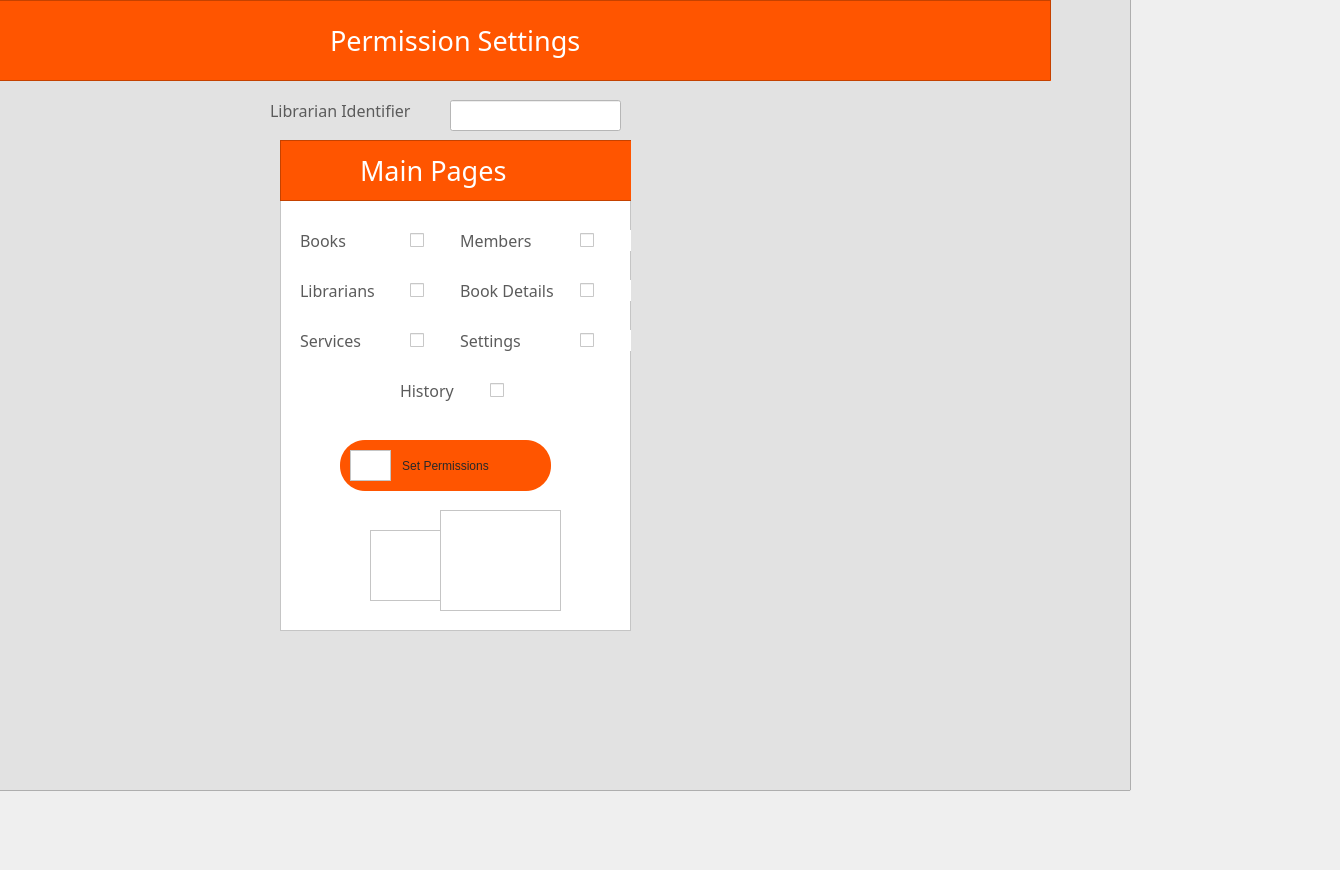
      <widget class="QWidget" name="tab_28">
       <attribute name="title">
        <string>Add permissions</string>
       </attribute>
       <widget class="QFrame" name="frame_132">
        <property name="geometry">
         <rect>
          <x>-200</x>
          <y>-70</y>
          <width>1331</width>
          <height>861</height>
         </rect>
        </property>
        <property name="styleSheet">
         <string notr="true">background-color: rgb(226, 226, 226);</string>
        </property>
        <property name="frameShape">
         <enum>QFrame::StyledPanel</enum>
        </property>
        <property name="frameShadow">
         <enum>QFrame::Raised</enum>
        </property>
        <widget class="QFrame" name="frame_133">
         <property name="geometry">
          <rect>
           <x>160</x>
           <y>70</y>
           <width>1091</width>
           <height>81</height>
          </rect>
         </property>
         <property name="styleSheet">
          <string notr="true">background-color: rgb(255, 85, 0);</string>
         </property>
         <property name="frameShape">
          <enum>QFrame::StyledPanel</enum>
         </property>
         <property name="frameShadow">
          <enum>QFrame::Raised</enum>
         </property>
         <widget class="QLabel" name="label_146">
          <property name="geometry">
           <rect>
            <x>370</x>
            <y>20</y>
            <width>511</width>
            <height>41</height>
           </rect>
          </property>
          <property name="font">
           <font>
            <family>hooge 05_55</family>
            <pointsize>20</pointsize>
           </font>
          </property>
          <property name="styleSheet">
           <string notr="true">color: rgb(255, 255, 255);</string>
          </property>
          <property name="text">
           <string>Permission Settings</string>
          </property>
         </widget>
        </widget>
        <widget class="QLineEdit" name="lib_id_perm">
         <property name="geometry">
          <rect>
           <x>650</x>
           <y>170</y>
           <width>171</width>
           <height>31</height>
          </rect>
         </property>
         <property name="styleSheet">
          <string notr="true">background-color: rgb(255, 255, 255);</string>
         </property>
         <property name="text">
          <string/>
         </property>
         <property name="placeholderText">
          <string/>
         </property>
        </widget>
        <widget class="QLabel" name="label_149">
         <property name="geometry">
          <rect>
           <x>470</x>
           <y>170</y>
           <width>171</width>
           <height>21</height>
          </rect>
         </property>
         <property name="font">
          <font>
           <family>Impact</family>
           <pointsize>12</pointsize>
          </font>
         </property>
         <property name="styleSheet">
          <string notr="true">color: rgb(91, 91, 91);</string>
         </property>
         <property name="text">
          <string>Librarian Identifier</string>
         </property>
        </widget>
        <widget class="QFrame" name="frame_134">
         <property name="geometry">
          <rect>
           <x>480</x>
           <y>210</y>
           <width>351</width>
           <height>491</height>
          </rect>
         </property>
         <property name="styleSheet">
          <string notr="true">background-color: rgb(255, 255, 255);</string>
         </property>
         <property name="frameShape">
          <enum>QFrame::StyledPanel</enum>
         </property>
         <property name="frameShadow">
          <enum>QFrame::Raised</enum>
         </property>
         <widget class="QLabel" name="label_150">
          <property name="geometry">
           <rect>
            <x>10</x>
            <y>20</y>
            <width>131</width>
            <height>61</height>
           </rect>
          </property>
          <property name="font">
           <font>
            <pointsize>9</pointsize>
           </font>
          </property>
          <property name="text">
           <string/>
          </property>
         </widget>
         <widget class="QFrame" name="frame_135">
          <property name="geometry">
           <rect>
            <x>0</x>
            <y>0</y>
            <width>391</width>
            <height>61</height>
           </rect>
          </property>
          <property name="styleSheet">
           <string notr="true">background-color: rgb(255, 85, 0);</string>
          </property>
          <property name="frameShape">
           <enum>QFrame::StyledPanel</enum>
          </property>
          <property name="frameShadow">
           <enum>QFrame::Raised</enum>
          </property>
          <widget class="QLabel" name="label_151">
           <property name="geometry">
            <rect>
             <x>80</x>
             <y>10</y>
             <width>341</width>
             <height>41</height>
            </rect>
           </property>
           <property name="font">
            <font>
             <family>hooge 05_55</family>
             <pointsize>20</pointsize>
            </font>
           </property>
           <property name="styleSheet">
            <string notr="true">color: rgb(255, 255, 255);</string>
           </property>
           <property name="text">
            <string>Main Pages</string>
           </property>
          </widget>
         </widget>
         <widget class="QLabel" name="label_152">
          <property name="geometry">
           <rect>
            <x>20</x>
            <y>90</y>
            <width>91</width>
            <height>21</height>
           </rect>
          </property>
          <property name="font">
           <font>
            <family>Impact</family>
            <pointsize>12</pointsize>
           </font>
          </property>
          <property name="styleSheet">
           <string notr="true">color: rgb(91, 91, 91);</string>
          </property>
          <property name="text">
           <string>Books</string>
          </property>
         </widget>
         <widget class="QCheckBox" name="books_chBox">
          <property name="geometry">
           <rect>
            <x>130</x>
            <y>90</y>
            <width>111</width>
            <height>21</height>
           </rect>
          </property>
          <property name="text">
           <string/>
          </property>
         </widget>
         <widget class="QCheckBox" name="mem_chBox">
          <property name="geometry">
           <rect>
            <x>300</x>
            <y>90</y>
            <width>111</width>
            <height>21</height>
           </rect>
          </property>
          <property name="text">
           <string/>
          </property>
         </widget>
         <widget class="QLabel" name="label_153">
          <property name="geometry">
           <rect>
            <x>180</x>
            <y>90</y>
            <width>101</width>
            <height>21</height>
           </rect>
          </property>
          <property name="font">
           <font>
            <family>Impact</family>
            <pointsize>12</pointsize>
           </font>
          </property>
          <property name="styleSheet">
           <string notr="true">color: rgb(91, 91, 91);</string>
          </property>
          <property name="text">
           <string>Members</string>
          </property>
         </widget>
         <widget class="QLabel" name="label_154">
          <property name="geometry">
           <rect>
            <x>20</x>
            <y>140</y>
            <width>91</width>
            <height>21</height>
           </rect>
          </property>
          <property name="font">
           <font>
            <family>Impact</family>
            <pointsize>12</pointsize>
           </font>
          </property>
          <property name="styleSheet">
           <string notr="true">color: rgb(91, 91, 91);</string>
          </property>
          <property name="text">
           <string>Librarians</string>
          </property>
         </widget>
         <widget class="QCheckBox" name="lib_chBox">
          <property name="geometry">
           <rect>
            <x>130</x>
            <y>140</y>
            <width>111</width>
            <height>21</height>
           </rect>
          </property>
          <property name="text">
           <string/>
          </property>
         </widget>
         <widget class="QLabel" name="label_155">
          <property name="geometry">
           <rect>
            <x>180</x>
            <y>190</y>
            <width>101</width>
            <height>21</height>
           </rect>
          </property>
          <property name="font">
           <font>
            <family>Impact</family>
            <pointsize>12</pointsize>
           </font>
          </property>
          <property name="styleSheet">
           <string notr="true">color: rgb(91, 91, 91);</string>
          </property>
          <property name="text">
           <string>Settings</string>
          </property>
         </widget>
         <widget class="QLabel" name="label_156">
          <property name="geometry">
           <rect>
            <x>20</x>
            <y>190</y>
            <width>91</width>
            <height>21</height>
           </rect>
          </property>
          <property name="font">
           <font>
            <family>Impact</family>
            <pointsize>12</pointsize>
           </font>
          </property>
          <property name="styleSheet">
           <string notr="true">color: rgb(91, 91, 91);</string>
          </property>
          <property name="text">
           <string>Services</string>
          </property>
         </widget>
         <widget class="QCheckBox" name="srv_chBox">
          <property name="geometry">
           <rect>
            <x>130</x>
            <y>190</y>
            <width>111</width>
            <height>21</height>
           </rect>
          </property>
          <property name="text">
           <string/>
          </property>
         </widget>
         <widget class="QCheckBox" name="set_chBox">
          <property name="geometry">
           <rect>
            <x>300</x>
            <y>190</y>
            <width>111</width>
            <height>21</height>
           </rect>
          </property>
          <property name="text">
           <string/>
          </property>
         </widget>
         <widget class="QCheckBox" name="det_chBox">
          <property name="geometry">
           <rect>
            <x>300</x>
            <y>140</y>
            <width>111</width>
            <height>21</height>
           </rect>
          </property>
          <property name="text">
           <string/>
          </property>
         </widget>
         <widget class="QLabel" name="label_157">
          <property name="geometry">
           <rect>
            <x>180</x>
            <y>140</y>
            <width>101</width>
            <height>21</height>
           </rect>
          </property>
          <property name="font">
           <font>
            <family>Impact</family>
            <pointsize>12</pointsize>
           </font>
          </property>
          <property name="styleSheet">
           <string notr="true">color: rgb(91, 91, 91);</string>
          </property>
          <property name="text">
           <string>Book Details</string>
          </property>
         </widget>
         <widget class="QFrame" name="frame_136">
          <property name="geometry">
           <rect>
            <x>70</x>
            <y>310</y>
            <width>41</width>
            <height>31</height>
           </rect>
          </property>
          <property name="styleSheet">
           <string notr="true">background-color: rgb(255, 85, 0 / 0%);
image: url(:/newPrefix/icons/edit.png);</string>
          </property>
          <property name="frameShape">
           <enum>QFrame::StyledPanel</enum>
          </property>
          <property name="frameShadow">
           <enum>QFrame::Raised</enum>
          </property>
         </widget>
         <widget class="QPushButton" name="set_permButton">
          <property name="geometry">
           <rect>
            <x>60</x>
            <y>300</y>
            <width>211</width>
            <height>51</height>
           </rect>
          </property>
          <property name="font">
           <font>
            <pointsize>9</pointsize>
           </font>
          </property>
          <property name="styleSheet">
           <string notr="true">QPushButton {
color: rgb(40, 40, 40);
  border-radius: 25px;
	background-color: rgb(255, 85, 0);
}

QPushButton:hover {

background-color: rgb(255, 85, 0);
background-color: rgb(123, 123, 255);

}
</string>
          </property>
          <property name="text">
           <string>Set Permissions</string>
          </property>
         </widget>
         <widget class="QFrame" name="frame_137">
          <property name="geometry">
           <rect>
            <x>160</x>
            <y>370</y>
            <width>121</width>
            <height>101</height>
           </rect>
          </property>
          <property name="styleSheet">
           <string notr="true">image: url(:/newPrefix/icons/900834.png);</string>
          </property>
          <property name="frameShape">
           <enum>QFrame::StyledPanel</enum>
          </property>
          <property name="frameShadow">
           <enum>QFrame::Raised</enum>
          </property>
         </widget>
         <widget class="QFrame" name="frame_138">
          <property name="geometry">
           <rect>
            <x>90</x>
            <y>390</y>
            <width>71</width>
            <height>71</height>
           </rect>
          </property>
          <property name="styleSheet">
           <string notr="true">image: url(:/newPrefix/icons/900834.png);</string>
          </property>
          <property name="frameShape">
           <enum>QFrame::StyledPanel</enum>
          </property>
          <property name="frameShadow">
           <enum>QFrame::Raised</enum>
          </property>
         </widget>
         <widget class="QFrame" name="frame_139">
          <property name="geometry">
           <rect>
            <x>70</x>
            <y>310</y>
            <width>41</width>
            <height>31</height>
           </rect>
          </property>
          <property name="styleSheet">
           <string notr="true">background-color: rgb(255, 85, 0 / 0%);
image: url(:/newPrefix/icons/edit.png);</string>
          </property>
          <property name="frameShape">
           <enum>QFrame::StyledPanel</enum>
          </property>
          <property name="frameShadow">
           <enum>QFrame::Raised</enum>
          </property>
         </widget>
         <widget class="QCheckBox" name="hist_chBox">
          <property name="geometry">
           <rect>
            <x>210</x>
            <y>240</y>
            <width>111</width>
            <height>21</height>
           </rect>
          </property>
          <property name="text">
           <string/>
          </property>
         </widget>
         <widget class="QLabel" name="label_158">
          <property name="geometry">
           <rect>
            <x>120</x>
            <y>240</y>
            <width>91</width>
            <height>21</height>
           </rect>
          </property>
          <property name="font">
           <font>
            <family>Impact</family>
            <pointsize>12</pointsize>
           </font>
          </property>
          <property name="styleSheet">
           <string notr="true">color: rgb(91, 91, 91);</string>
          </property>
          <property name="text">
           <string>History</string>
          </property>
         </widget>
         <zorder>label_158</zorder>
         <zorder>srv_chBox</zorder>
         <zorder>label_150</zorder>
         <zorder>frame_135</zorder>
         <zorder>label_152</zorder>
         <zorder>books_chBox</zorder>
         <zorder>mem_chBox</zorder>
         <zorder>label_153</zorder>
         <zorder>label_154</zorder>
         <zorder>lib_chBox</zorder>
         <zorder>label_155</zorder>
         <zorder>label_156</zorder>
         <zorder>set_chBox</zorder>
         <zorder>det_chBox</zorder>
         <zorder>label_157</zorder>
         <zorder>frame_136</zorder>
         <zorder>set_permButton</zorder>
         <zorder>frame_137</zorder>
         <zorder>frame_138</zorder>
         <zorder>frame_139</zorder>
         <zorder>hist_chBox</zorder>
        </widget>
       </widget>
      </widget>
